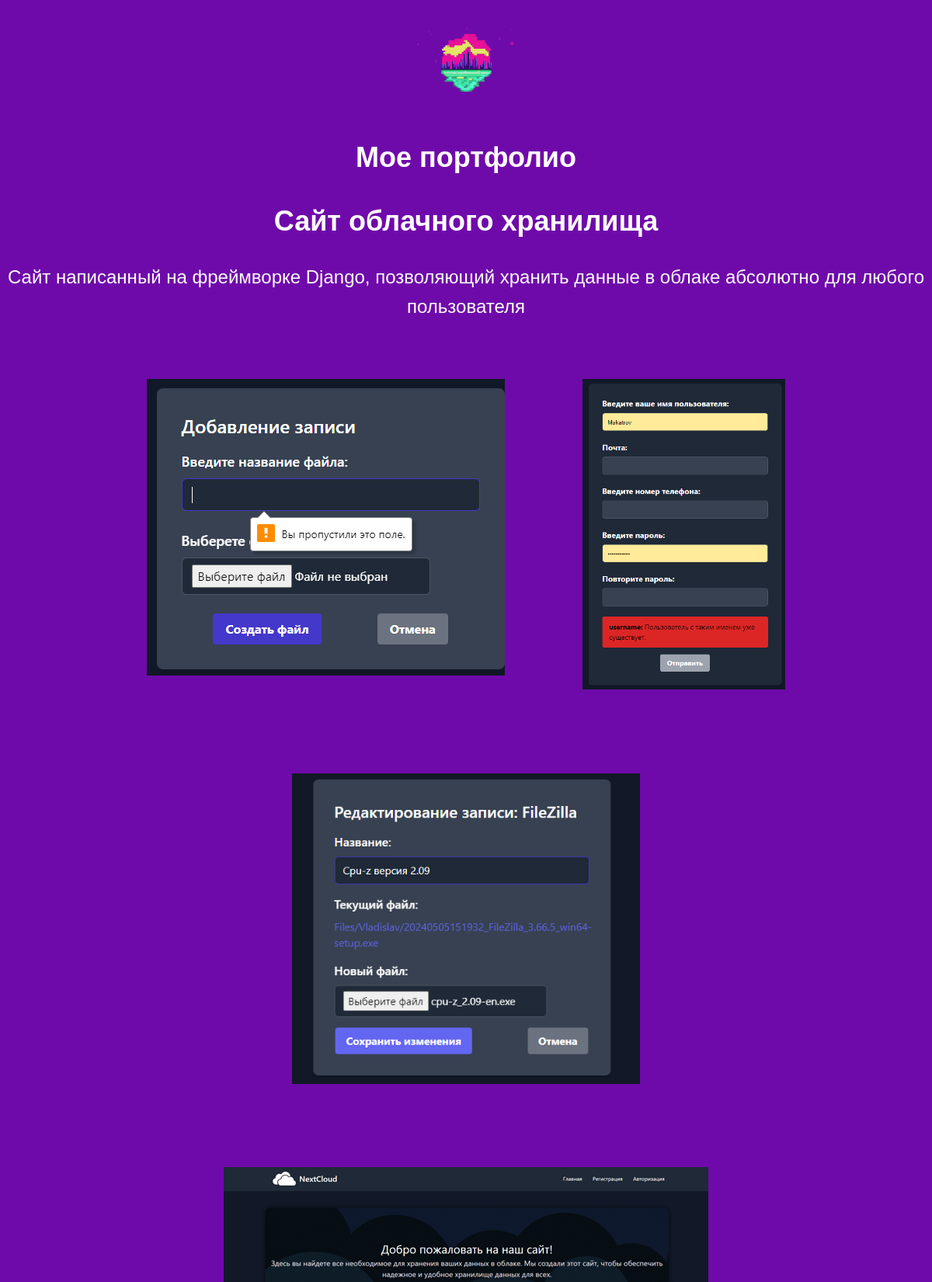
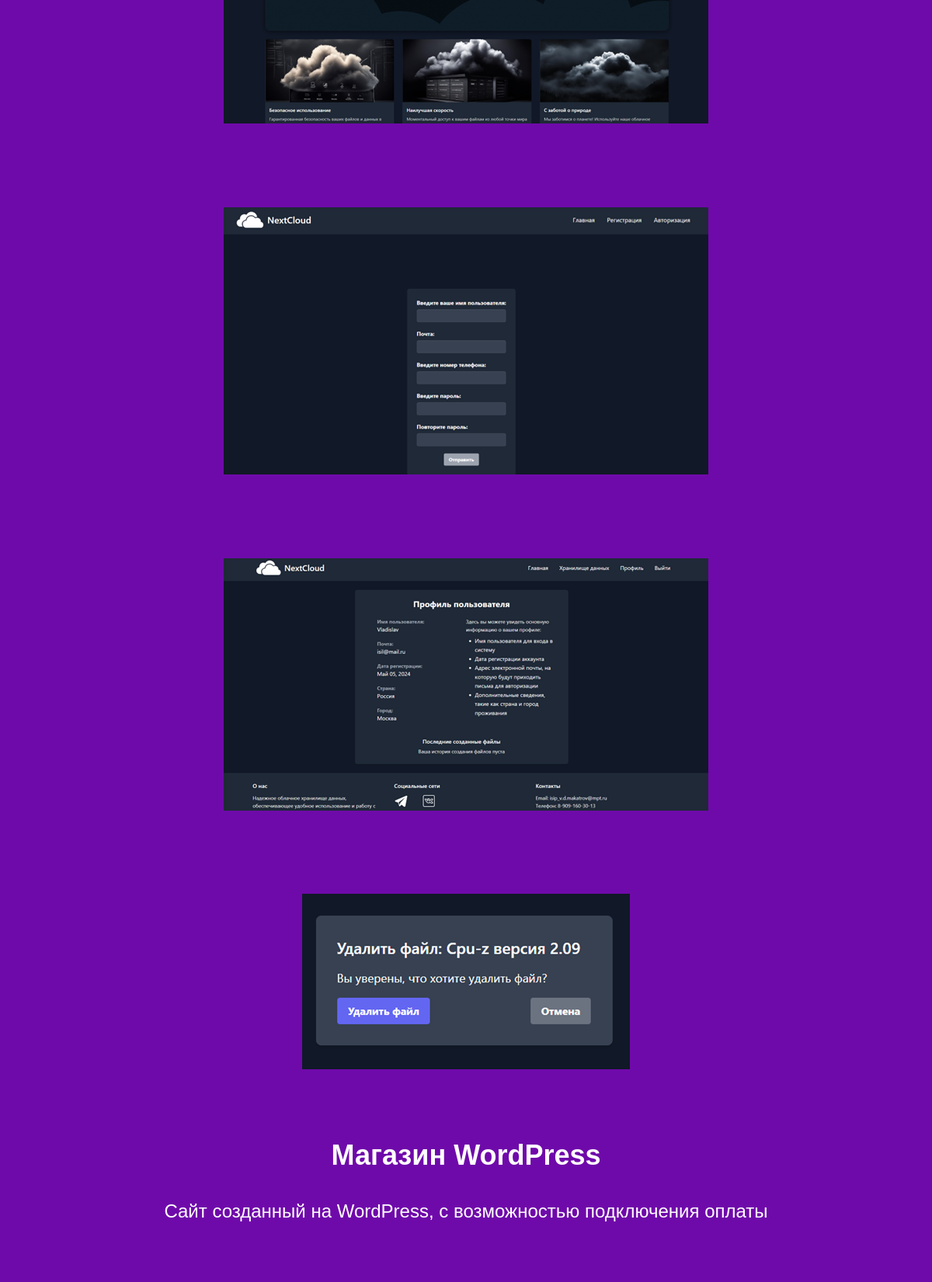
The page /portfolio/ (upper part) on the database its author committed (2 pictures, top to bottom).
### shop/models.py (models this page shows, shortened)
class Portfolio(models.Model):
    name = models.CharField(max_length=200)
    description = models.CharField(max_length=200)

class PortfolioImage(models.Model):
    portfolio = models.ForeignKey(Portfolio, on_delete=models.CASCADE, related_name='images')
    image = models.ImageField(upload_to='uploads/')
    def __str__(self):
        return f"{self.portfolio.name} - Image {self.id}"

### shop/views.py (the view)
# urls.py: path('portfolio/', views.portfolio, name='portfolio'),
def portfolio(request):
    portfolios = Portfolio.objects.prefetch_related('images').all()
    context = {
        'portfolios': portfolios,
    }
    return render(request, 'portfolio.html', context)

### shop/templates/portfolio.html (shortened to what this page needs)
{% extends 'base.html' %}
{% block content %}
<h1>Мое портфолио</h1>
<ul>
    {% for portfolio in portfolios %}
        <li>
            <h1 class="align_center">{{ portfolio.name }}</h1>
            <p>{{ portfolio.description }}</p>
            <ul class="img_portfolio_pos">
                {% for image in portfolio.images.all %}
                    <li class="img_portfolio_col">
                        <a href="{{ image.image.url }}" data-lightbox="portfolio">
                            <img class="img_portfolio" src="{{ image.image.url }}" alt="{{ image }}" style="width: 100%; height: auto;">
                        </a>
                    </li>
                {% endfor %}
            </ul>
        </li>
    {% endfor %}
</ul>
{% endblock %}

### shop/static/css/main.css (style rules this page uses)
body, li, ul, section, nav, header, footer { margin: 0; padding: 0; }
body { background-color: #6F0AAA; font-family: Arial, sans-serif; line-height: 1.6; color: white; }
li { list-style-type: none; }
h1 { font-size: 36px; text-align: center; }
p { font-size: 24px; text-align: center; }
.align_center { text-align: center; }
a { color: white; text-decoration: none; }
.img_portfolio_pos { display: flex; justify-content: center; flex-wrap: wrap; padding: 0 10%; margin: 0; }
.img_portfolio { max-height: 400px; }
.img_portfolio_col { margin: 30px; padding: 20px; }

### rows shown on the page
Portfolio: name "Сайт облачного хранилища", description "Сайт написанный на фреймворке Django, позволяющий хранить данные в облаке абсолютно для любого пользователя"
PortfolioImage: image (picture)
PortfolioImage: image (picture)
PortfolioImage: image (picture)
PortfolioImage: image (picture)
PortfolioImage: image (picture)
PortfolioImage: image (picture)
PortfolioImage: image (picture)
Portfolio: name "Магазин WordPress", description "Сайт созданный на WordPress, с возможностью подключения оплаты"
